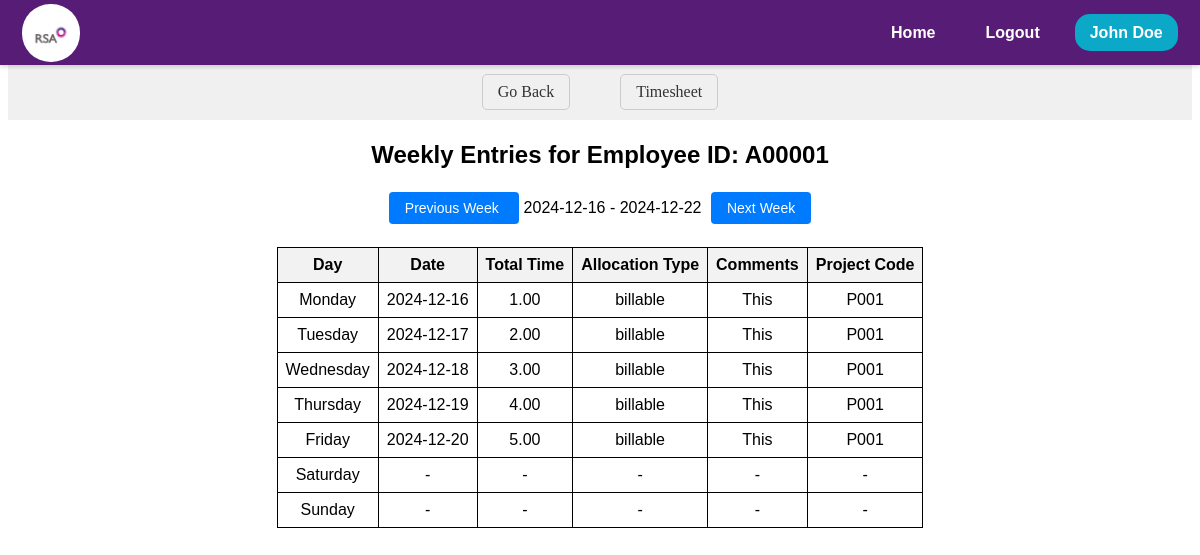
Screenshot of /timesheet/manage_repotree/employee_entries/A00001 (signed in) with the database file from the repository.
### models.py (models this page shows, shortened)
class EmpWD(db.Model, UserMixin):
    __tablename__ = 'EmpWD'
    EMPID = db.Column(db.String(255), primary_key=True)
    username = db.Column(db.String(255), unique=True, nullable=False)
    EName = db.Column(db.String(255))
    DOJRS = db.Column(db.Date)
    DOJSIPL = db.Column(db.Date, nullable=True)
    Profile = db.Column(db.String(255))
    Status = db.Column(db.String(50))
    SIPLLevel = db.Column(db.String(50))
    RSALevel = db.Column(db.String(50))
    EEMail = db.Column(db.String(255))
    IEMail = db.Column(db.String(255))
    Landline = db.Column(db.String(20))
    Mobile = db.Column(db.String(20))
    Ext = db.Column(db.String(10))
    Secretary = db.Column(db.String(255))
    SecretaryID = db.Column(db.String(255))
    SystemID = db.Column(db.String(255))
    Password = db.Column(db.String(255), nullable=False)
    Team = db.Column(db.String(255))
    LineManager = db.Column(db.String(255))
    LineManagerID = db.Column(db.String(255))
    AlternateContatName = db.Column(db.String(255))
    AlternateContatID = db.Column(db.String(255))
    DateofLeavingRSAASIPL = db.Column(db.Date)
    ReasonforLeaving = db.Column(db.String(255))
    LineManager2 = db.Column(db.String(255))
    ITAdmin = db.Column(db.String(255))
    HRAdmin = db.Column(db.String(255))
    TrnAdmin = db.Column(db.String(255))
    FinAdmin = db.Column(db.String(255))
    Field6 = db.Column(db.String(255))
    Field7 = db.Column(db.String(255))

class TimesheetEntry(db.Model):
    __tablename__ = 'Timesheet_database'
    Uniq_ID = db.Column(db.String(255), primary_key=True)
    EmpID = db.Column(db.String(10), nullable=False)
    DateofEntry = db.Column(db.Date, nullable=False)
    StartTime = db.Column(db.String(255))
    EndTime = db.Column(db.String(255))
    Hours = db.Column(db.Float)
    Minutes = db.Column(db.Float)
    AllocationType = db.Column(db.String(50))
    Category1 = db.Column(db.String(50))
    Category2 = db.Column(db.String(50))
    Category3 = db.Column(db.String(50))
    ProjectCode = db.Column(db.String(10))
    Category5 = db.Column(db.String(50))
    Category6 = db.Column(db.String(50))
    Comment = db.Column(db.String(255))
    Team = db.Column(db.String(255), nullable=False)
    Status = db.Column(db.String(20))
    SubmitDate = db.Column(db.DateTime, default=lambda: datetime.now(timezone.utc))
    RecordType = db.Column(db.String(50))
    WO_Percent = db.Column(db.Float)
    WO_Units = db.Column(db.Integer)
    NetUnits = db.Column(db.Integer)
    BaseRate = db.Column(db.Float)
    Billed_Label = db.Column(db.String(50))
    WOFF_Reason = db.Column(db.String(255))
    LastUploadDate = db.Column(db.DateTime, onupdate=lambda: datetime.now(timezone.utc))
    LastUpdatedBy = db.Column(db.String(50))
    InvNum =db.Column(db.Float)
    FinalRate = db.Column(db.Float)
    SSMA_TimeStamp = db.Column(db.DateTime )

### routes/timesheet/timesheet.py (the view)
@timesheet_bp.route('/manage_repotree/employee_entries/<emp_id>')
@login_required
def employee_entries(emp_id):
    selected_date_str = request.args.get('selected_date', datetime.utcnow().strftime('%Y-%m-%d'))
    selected_date = datetime.strptime(selected_date_str, '%Y-%m-%d').date()
    week_start = selected_date - timedelta(days=selected_date.weekday())
    week_end = week_start + timedelta(days=6)
    entries = TimesheetEntry.query.filter(
        TimesheetEntry.EmpID == emp_id,
        TimesheetEntry.DateofEntry >= week_start,
        TimesheetEntry.DateofEntry <= week_end
    ).all()
    entries_by_date = []
    for entry in entries:
        entry_data = {
            'date': entry.DateofEntry,
            'day': entry.DateofEntry.strftime('%A'),
            'hours': entry.Hours,
            'minutes': entry.Minutes,
            'allocation_type': entry.AllocationType,
            'comments': entry.Comment,
            'project_code': entry.ProjectCode
        }
        entries_by_date.append(entry_data)
    prev_week_date = week_start - timedelta(days=7)
    next_week_date = week_start + timedelta(days=7)
    return render_template(
        'timesheet/timesheet-manager/employee_entries.html',
        emp_id=emp_id,
        entries_by_date=entries_by_date,
        week_start=week_start,
        week_end=week_end,
        prev_week_date=prev_week_date,
        next_week_date=next_week_date,
         user=current_user
    )

### app.py (called while the page is built)
@app.before_request
def session_management():
    session.permanent = True

@login_manager.user_loader
def load_user(user_id):
    session = db.session
    return session.get(EmpWD, user_id)

### templates/timesheet/timesheet-manager/employee_entries.html (shortened to what this page needs)
<!DOCTYPE html>
<html lang="en">
  <head>
    <link
      rel="stylesheet"
      href="{{ url_for('static', filename='css/timesheet/employee_entries/employee_entries.css') }}"
    />
  </head>
  <body>
    {% include 'navbar/navbar.html' %}
    <nav class="ts-nav-container">
      <div class="ts-nav-center">
        <a onclick="history.back(-1)" class="ts-nav-link">Go Back</a>
        <a href="/timesheet" class="ts-nav-link">Timesheet</a>
      </div>
    </nav>
    <div class="ts-manager-emp-body">
      <div class="ts-manager-emp-entries-container">
        <h1 class="ts-manager-emp-entries-header">
          Weekly Entries for Employee ID: {{ emp_id }}
        </h1>
        <div class="ts-manager-emp-entries-navigation">
          <a
            href="{{ url_for('timesheet.employee_entries', emp_id=emp_id, selected_date=prev_week_date) }}"
            class="ts-manager-emp-entries-btn"
          >
            Previous Week
          </a>
          <span>{{ week_start }} - {{ week_end }}</span>
          <a
            href="{{ url_for('timesheet.employee_entries', emp_id=emp_id, selected_date=next_week_date) }}"
            class="ts-manager-emp-entries-btn"
          >
            Next Week
          </a>
        </div>
        <table class="ts-manager-emp-entries-table">
          <tr>
            <th>Day</th>
            <th>Date</th>
            <th>Total Time</th>
            <th>Allocation Type</th>
            <th>Comments</th>
            <th>Project Code</th>
          </tr>
          {% for day in ["Monday", "Tuesday", "Wednesday", "Thursday", "Friday",
          "Saturday", "Sunday"] %}
          <tr>
            <td>{{ day }}</td>
            {% set entry = entries_by_date | selectattr('day', 'equalto', day) |
            first %} {% if entry %}
            <td>{{ entry.date }}</td>
            <td>{{"%.2f" | format(entry.hours + (entry.minutes/60))}}</td>
            <td>{{ entry.allocation_type }}</td>
            <td>{{ entry.comments }}</td>
            <td>{{ entry.project_code }}</td>
            {% else %}
            <td>-</td>
            <td>-</td>
            <td>-</td>
            <td>-</td>
            <td>-</td>
            {% endif %}
          </tr>
          {% endfor %}
        </table>
      </div>
    </div>
  </body>
</html>

### templates/navbar/navbar.html (shortened to what this page needs)
<!DOCTYPE html>
<html lang="en">
  <head>
    <link
      rel="stylesheet"
      href="{{ url_for('static', filename='css/navbar/navbar.css') }}"
    />
  </head>
  <body>
    <header id="navbar">
      <nav class="navbar-container container">
        <a href="/home" class="home-link">
          <div class="navbar-logo">
            <img
              src="{{ url_for('static', filename='images/logo.png') }}"
              alt="Logo"
            />
          </div>
        </a>
        <div class="navbar-links">
          <a class="navbar-link" href="/home">Home</a>
          <a class="navbar-link" href="/logout">Logout</a>
          <div class="navInfo" data-toggle="false">
            <a class="navbar-link-name" href="#">
              <span>{{user.EName}}</span>
            </a>
          </div>
        </div>
      </nav>
    </header>
  </body>
</html>

### static/css/timesheet/employee_entries/employee_entries.css (style rules this page uses)
.ts-manager-emp-body { display: flex; justify-content: center; align-items: center; margin: 0; font-family: Arial, sans-serif; }
.ts-manager-emp-entries-container { text-align: center; }
.ts-manager-emp-entries-header { font-size: 24px; margin-bottom: 20px; }
.ts-manager-emp-entries-navigation { margin: 30px; }
.ts-manager-emp-entries-btn { padding: 8px 16px; margin: 0 5px; text-decoration: none; color: #fff; background-color: #007bff; border: none; border-radius: 4px; font-size: 14px; cursor: pointer; }
.ts-manager-emp-entries-table { border-collapse: collapse; margin: 0 auto; }
.ts-manager-emp-entries-table th, .ts-manager-emp-entries-table td { border: 1px solid #000; padding: 8px; }
.ts-manager-emp-entries-table th { background-color: #f2f2f2; }
.ts-nav-container { margin-top: 64px; margin-bottom: 5px; display: flex; justify-content: center; align-items: center; padding: 10px 20px; background-color: #f0f0f0; }
.ts-nav-center { display: flex; }
.ts-nav-link { margin: 0 25px; text-decoration: none; color: #333; border: 1px solid #ccc; padding: 8px 15px; border-radius: 5px; }

### static/css/navbar/navbar.css (style rules this page uses)
#navbar { --navbar-bg-color: #571c75; --navbar-text-color: #fff; --navbar-text-color-focus: #fff; --navbar-bg-contrast: rgb(255, 0, 85); position: fixed; top: 0; left: 0; right: 0; height: 65px; background-color: var(--navbar-bg-color); box-shadow: 0 2px 4px rgba(0, 0, 0, 0.15); z-index: 99; font-weight: 700; font-family: sans-serif; }
.navbar-container { display: flex; justify-content: space-between; align-items: center; height: 100%; padding: 0 1.4rem; }
.home-link { display: flex; align-items: center; }
.navbar-logo { background-color: var(--navbar-text-color-focus); border-radius: 49%; width: 58px; height: 58px; margin-right: 0.5em; }
.navbar-logo img { width: 46px; margin-top: 0.55rem; margin-left: 0.34rem; }
.navbar-links { display: flex; align-items: center; gap: 20px; }
.navbar-link { color: var(--navbar-text-color); text-decoration: none; border-radius: 15px; padding: 10px 15px; transition: background-color 0.3s ease; border-radius: 15px; }
.navbar-link-name { background-color: #0ca8c7; color: #fff; padding: 10px 15px; border-radius: 15px; text-decoration: none; }
.navInfo { position: relative; color: black; }

### rows the page displays
EmpWD: EName "John Doe"
TimesheetEntry: date "2024-12-16", entry.hours+(entry.minutes/60) "1.00", allocation_type "billable", comments "This", project_code "P001"
TimesheetEntry: date "2024-12-17", entry.hours+(entry.minutes/60) "2.00", allocation_type "billable", comments "This", project_code "P001"
TimesheetEntry: date "2024-12-18", entry.hours+(entry.minutes/60) "3.00", allocation_type "billable", comments "This", project_code "P001"
TimesheetEntry: date "2024-12-19", entry.hours+(entry.minutes/60) "4.00", allocation_type "billable", comments "This", project_code "P001"
TimesheetEntry: date "2024-12-20", entry.hours+(entry.minutes/60) "5.00", allocation_type "billable", comments "This", project_code "P001"

### other values shown
{{ emp_id }} "A00001"
{{ week_start }} "2024-12-16"
{{ week_end }} "2024-12-22"
{{ day }} "Monday" "Tuesday" "Wednesday" "Thursday" "Friday" "Saturday" "Sunday"
